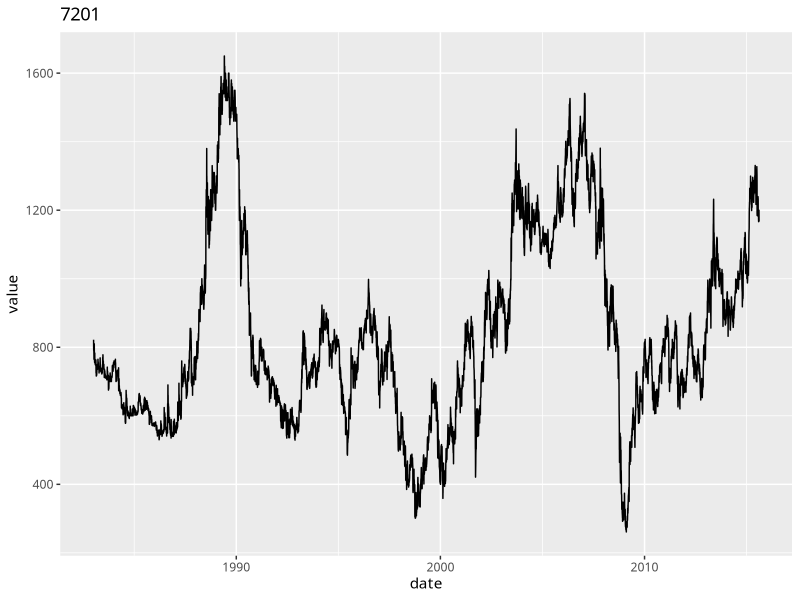
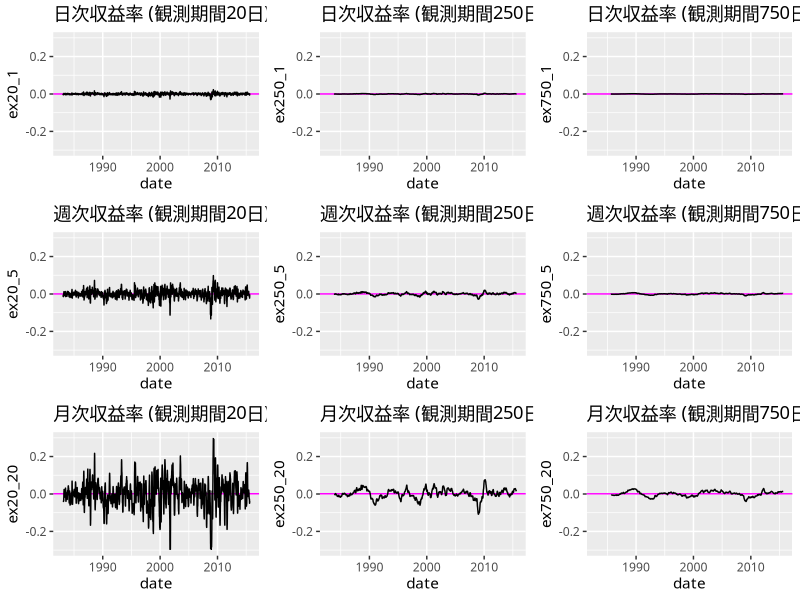
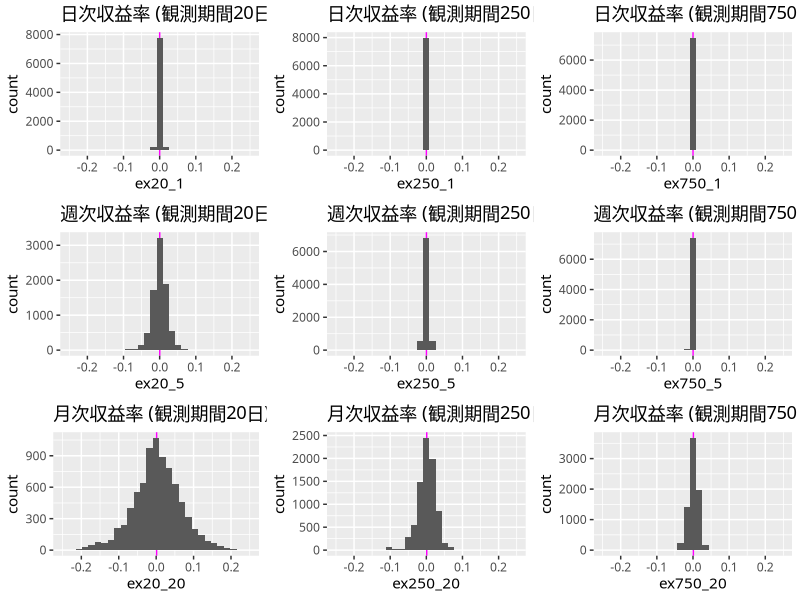
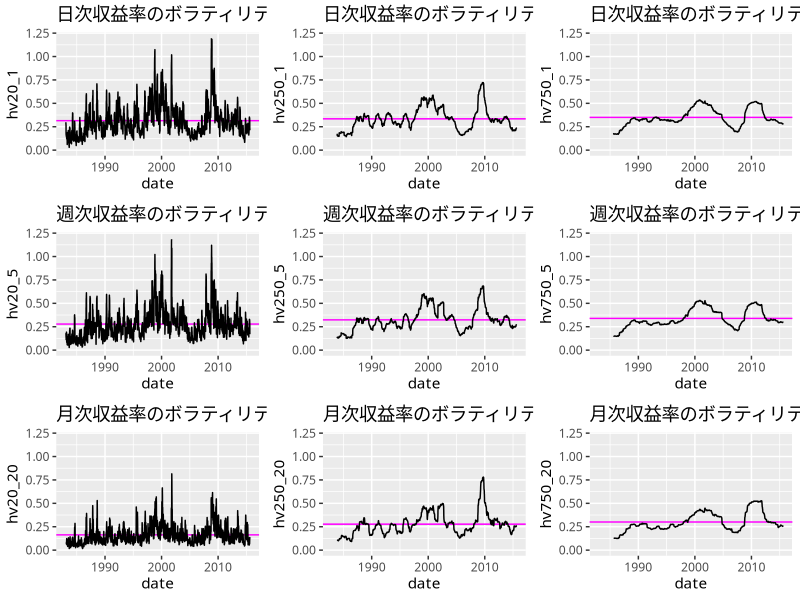
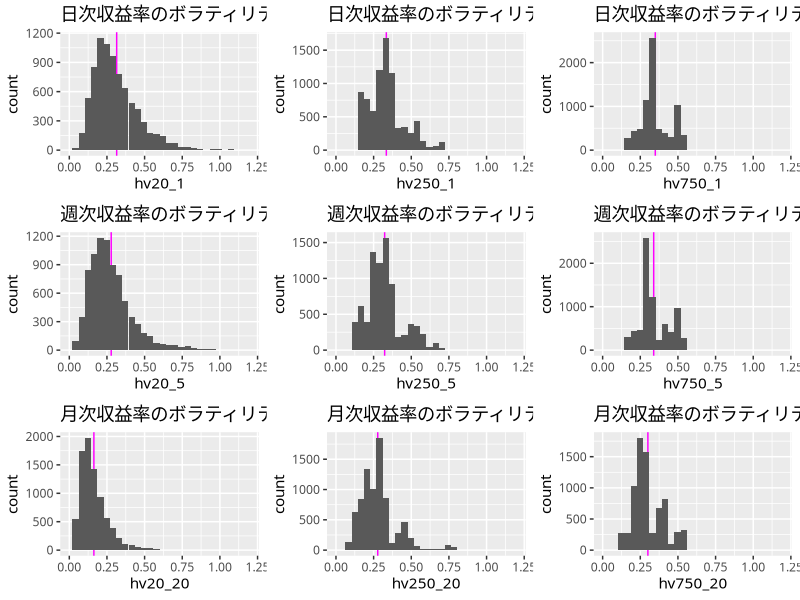
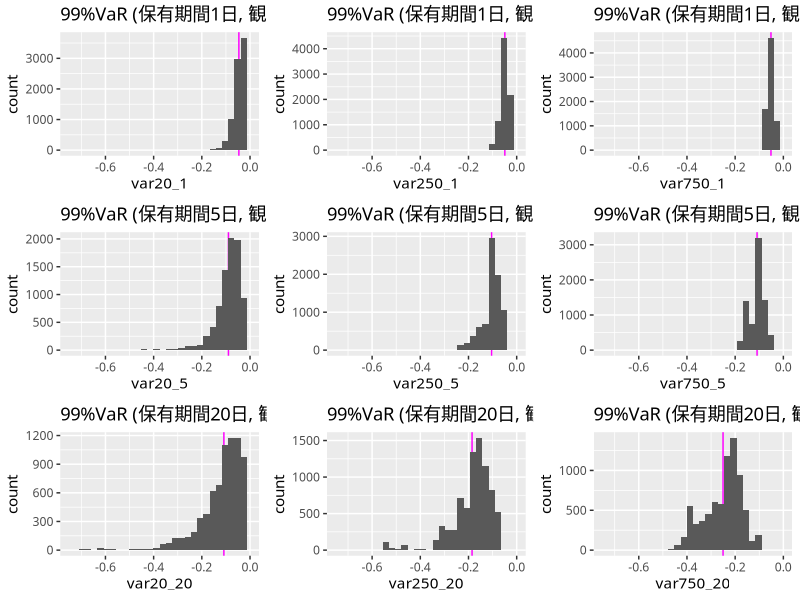

Recreate these plots in R, in order.
require(dplyr)
require(ggplot2)
require(ggfortify)
require(data.table)
require(xts)

theme_set(theme_gray(base_family="HiraMaruProN-W4"))

frame_files <- lapply(sys.frames(), function(x) x$ofile)
frame_files <- Filter(Negate(is.null), frame_files)
setwd(dirname(frame_files[[length(frame_files)]]))

analyze_financial_data <- function(data, func, window, interval){

  if( class(data)[1] == "xts" ){
      data <- as.numeric(data)
  }

  start <- interval + 1
  end <- length(data)
  return_ratio <- rep(NA, 1)

  for(i in start:end){
     # 対数収益率
     return_ratio <- append(return_ratio, log(data[i] / data[i-interval]))
  }

  # Moving Window
  result <- rollapply(return_ratio, window+1, func)

  padding_size <- length(data) - length(result)
  for(i in 1:padding_size){
      result <- c(NA, result)
  }
  return(result)
}

raw <- data.frame(fread("data/7201.T.csv", header = T))
data <- data.frame(date = as.Date(raw$日付), value = raw$終値) %>% arrange(date)
data.xts <- as.xts(read.zoo(data))

# 終値
p <- ggplot(data, aes(x = date, y = value)) + labs(title = "7201") + geom_line()
p

# 日次収益率
data$ex20_1 <- analyze_financial_data(data.xts, mean, 20, 1)
data$ex250_1 <- analyze_financial_data(data.xts, mean, 250, 1)
data$ex750_1 <- analyze_financial_data(data.xts, mean, 750, 1)

# 週次収益率
data$ex20_5 <- analyze_financial_data(data.xts, mean, 20, 5)
data$ex250_5 <- analyze_financial_data(data.xts, mean, 250, 5)
data$ex750_5 <- analyze_financial_data(data.xts, mean, 750, 5)

# 月次収益率
data$ex20_20 <- analyze_financial_data(data.xts, mean, 20, 20)
data$ex250_20 <- analyze_financial_data(data.xts, mean, 250, 20)
data$ex750_20 <- analyze_financial_data(data.xts, mean, 750, 20)

# 収益率 - Line
p1 <- ggplot(data, aes(x = date, y = ex20_1)) + labs(title = "日次収益率 (観測期間20日)") +
    geom_hline(aes(yintercept = mean(data$ex20_1, na.rm=TRUE)), colour = "magenta")
p2 <- ggplot(data, aes(x = date, y = ex250_1)) + labs(title = "日次収益率 (観測期間250日)") +
    geom_hline(aes(yintercept = mean(data$ex250_1, na.rm=TRUE)), colour = "magenta")
p3 <- ggplot(data, aes(x = date, y = ex750_1)) + labs(title = "日次収益率 (観測期間750日)") +
    geom_hline(aes(yintercept = mean(data$ex750_1, na.rm=TRUE)), colour = "magenta")

p4 <- ggplot(data, aes(x = date, y = ex20_5)) + labs(title = "週次収益率 (観測期間20日)") +
    geom_hline(aes(yintercept = mean(data$ex20_5, na.rm=TRUE)), colour = "magenta")
p5 <- ggplot(data, aes(x = date, y = ex250_5)) + labs(title = "週次収益率 (観測期間250日)") +
    geom_hline(aes(yintercept = mean(data$ex250_5, na.rm=TRUE)), colour = "magenta")
p6 <- ggplot(data, aes(x = date, y = ex750_5)) + labs(title = "週次収益率 (観測期間750日)") +
    geom_hline(aes(yintercept = mean(data$ex750_5, na.rm=TRUE)), colour = "magenta")

p7 <- ggplot(data, aes(x = date, y = ex20_20)) + labs(title = "月次収益率 (観測期間20日)") +
    geom_hline(aes(yintercept = mean(data$ex20_20, na.rm=TRUE)), colour = "magenta")
p8 <- ggplot(data, aes(x = date, y = ex250_20)) + labs(title = "月次収益率 (観測期間250日)") +
    geom_hline(aes(yintercept = mean(data$ex250_20, na.rm=TRUE)), colour = "magenta")
p9 <- ggplot(data, aes(x = date, y = ex750_20)) + labs(title = "月次収益率 (観測期間750日)") +
    geom_hline(aes(yintercept = mean(data$ex750_20, na.rm=TRUE)), colour = "magenta")

p <- new('ggmultiplot', plots=list(p1, p2, p3, p4, p5, p6, p7, p8, p9), ncol=3)
p[1:9] <- p[1:9] + geom_line() + ylim(-0.3, 0.3)
p

# 収益率 - Histgram
p1 <- ggplot(data, aes(x = ex20_1)) + labs(title = "日次収益率 (観測期間20日)") +
    geom_vline(aes(xintercept = mean(data$ex20_1, na.rm=TRUE)), colour = "magenta")
p2 <- ggplot(data, aes(x = ex250_1)) + labs(title = "日次収益率 (観測期間250日)") +
    geom_vline(aes(xintercept = mean(data$ex250_1, na.rm=TRUE)), colour = "magenta")
p3 <- ggplot(data, aes(x = ex750_1)) + labs(title = "日次収益率 (観測期間750日)") +
    geom_vline(aes(xintercept = mean(data$ex750_1, na.rm=TRUE)), colour = "magenta")

p4 <- ggplot(data, aes(x = ex20_5)) + labs(title = "週次収益率 (観測期間20日)") +
    geom_vline(aes(xintercept = mean(data$ex20_5, na.rm=TRUE)), colour = "magenta")
p5 <- ggplot(data, aes(x = ex250_5)) + labs(title = "週次収益率 (観測期間250日)") +
    geom_vline(aes(xintercept = mean(data$ex250_5, na.rm=TRUE)), colour = "magenta")
p6 <- ggplot(data, aes(x = ex750_5)) + labs(title = "週次収益率 (観測期間750日)") +
    geom_vline(aes(xintercept = mean(data$ex750_5, na.rm=TRUE)), colour = "magenta")

p7 <- ggplot(data, aes(x = ex20_20)) + labs(title = "月次収益率 (観測期間20日)") +
    geom_vline(aes(xintercept = mean(data$ex20_20, na.rm=TRUE)), colour = "magenta")
p8 <- ggplot(data, aes(x = ex250_20)) + labs(title = "月次収益率 (観測期間250日)") +
    geom_vline(aes(xintercept = mean(data$ex250_20, na.rm=TRUE)), colour = "magenta")
p9 <- ggplot(data, aes(x = ex750_20)) + labs(title = "月次収益率 (観測期間750日)") +
    geom_vline(aes(xintercept = mean(data$ex750_20, na.rm=TRUE)), colour = "magenta")

p <- new('ggmultiplot', plots=list(p1, p2, p3, p4, p5, p6, p7, p8, p9), ncol=3)
p[1:9] <- p[1:9] + geom_histogram(position = "identity") + xlim(-0.25, 0.25)
p


# 日次収益率のボラティリティ
data$hv20_1 <- analyze_financial_data(data.xts, sd, 20, 1) * sqrt(250)
data$hv250_1 <- analyze_financial_data(data.xts, sd, 250, 1) * sqrt(250)
data$hv750_1 <- analyze_financial_data(data.xts, sd, 750, 1) * sqrt(250)

# 週次収益率のボラティリティ
data$hv20_5 <- analyze_financial_data(data.xts, sd, 20, 5) * sqrt(52)
data$hv250_5 <- analyze_financial_data(data.xts, sd, 250, 5) * sqrt(52)
data$hv750_5 <- analyze_financial_data(data.xts, sd, 750, 5) * sqrt(52)

# 月次収益率のボラティリティ
data$hv20_20 <- analyze_financial_data(data.xts, sd, 20, 20) * sqrt(12)
data$hv250_20 <- analyze_financial_data(data.xts, sd, 250, 20) * sqrt(12)
data$hv750_20 <- analyze_financial_data(data.xts, sd, 750, 20) * sqrt(12)

# ボラティリティ - Line
p1 <- ggplot(data, aes(x = date, y = hv20_1)) + labs(title = "日次収益率のボラティリティ (観測期間20日)") +
    geom_hline(aes(yintercept = mean(data$hv20_1, na.rm=TRUE)), colour = "magenta")
p2 <- ggplot(data, aes(x = date, y = hv250_1)) + labs(title = "日次収益率のボラティリティ (観測期間250日)") +
    geom_hline(aes(yintercept = mean(data$hv250_1, na.rm=TRUE)), colour = "magenta")
p3 <- ggplot(data, aes(x = date, y = hv750_1)) + labs(title = "日次収益率のボラティリティ (観測期間750日)") +
    geom_hline(aes(yintercept = mean(data$hv750_1, na.rm=TRUE)), colour = "magenta")

p4 <- ggplot(data, aes(x = date, y = hv20_5)) + labs(title = "週次収益率のボラティリティ (観測期間20日)") +
    geom_hline(aes(yintercept = mean(data$hv20_5, na.rm=TRUE)), colour = "magenta")
p5 <- ggplot(data, aes(x = date, y = hv250_5)) + labs(title = "週次収益率のボラティリティ (観測期間250日)") +
    geom_hline(aes(yintercept = mean(data$hv250_5, na.rm=TRUE)), colour = "magenta")
p6 <- ggplot(data, aes(x = date, y = hv750_5)) + labs(title = "週次収益率のボラティリティ (観測期間750日)") +
    geom_hline(aes(yintercept = mean(data$hv750_5, na.rm=TRUE)), colour = "magenta")

p7 <- ggplot(data, aes(x = date, y = hv20_20)) + labs(title = "月次収益率のボラティリティ (観測期間20日)") +
    geom_hline(aes(yintercept = mean(data$hv20_20, na.rm=TRUE)), colour = "magenta")
p8 <- ggplot(data, aes(x = date, y = hv250_20)) + labs(title = "月次収益率のボラティリティ (観測期間250日)") +
    geom_hline(aes(yintercept = mean(data$hv250_20, na.rm=TRUE)), colour = "magenta")
p9 <- ggplot(data, aes(x = date, y = hv750_20)) + labs(title = "月次収益率のボラティリティ (観測期間750日)") +
    geom_hline(aes(yintercept = mean(data$hv750_20, na.rm=TRUE)), colour = "magenta")

p <- new('ggmultiplot', plots=list(p1, p2, p3, p4, p5, p6, p7, p8, p9), ncol=3)
p[1:9] <- p[1:9] + geom_line() + ylim(0, 1.2)
p

# ボラティリティ - Histgram
p1 <- ggplot(data, aes(x = hv20_1)) + labs(title = "日次収益率のボラティリティ (観測期間20日)") +
    geom_vline(aes(xintercept = mean(data$hv20_1, na.rm=TRUE)), colour = "magenta")
p2 <- ggplot(data, aes(x = hv250_1)) + labs(title = "日次収益率のボラティリティ (観測期間250日)") +
    geom_vline(aes(xintercept = mean(data$hv250_1, na.rm=TRUE)), colour = "magenta")
p3 <- ggplot(data, aes(x = hv750_1)) + labs(title = "日次収益率のボラティリティ (観測期間750日)") +
    geom_vline(aes(xintercept = mean(data$hv750_1, na.rm=TRUE)), colour = "magenta")

p4 <- ggplot(data, aes(x = hv20_5)) + labs(title = "週次収益率のボラティリティ (観測期間20日)") +
    geom_vline(aes(xintercept = mean(data$hv20_5, na.rm=TRUE)), colour = "magenta")
p5 <- ggplot(data, aes(x = hv250_5)) + labs(title = "週次収益率のボラティリティ (観測期間250日)") +
    geom_vline(aes(xintercept = mean(data$hv250_5, na.rm=TRUE)), colour = "magenta")
p6 <- ggplot(data, aes(x = hv750_5)) + labs(title = "週次収益率のボラティリティ (観測期間750日)") +
    geom_vline(aes(xintercept = mean(data$hv750_5, na.rm=TRUE)), colour = "magenta")

p7 <- ggplot(data, aes(x = hv20_20)) + labs(title = "月次収益率のボラティリティ (観測期間20日)") +
    geom_vline(aes(xintercept = mean(data$hv20_20, na.rm=TRUE)), colour = "magenta")
p8 <- ggplot(data, aes(x = hv250_20)) + labs(title = "月次収益率のボラティリティ (観測期間250日)") +
    geom_vline(aes(xintercept = mean(data$hv250_20, na.rm=TRUE)), colour = "magenta")
p9 <- ggplot(data, aes(x = hv750_20)) + labs(title = "月次収益率のボラティリティ (観測期間750日)") +
    geom_vline(aes(xintercept = mean(data$hv750_20, na.rm=TRUE)), colour = "magenta")

p <- new('ggmultiplot', plots=list(p1, p2, p3, p4, p5, p6, p7, p8, p9), ncol=3)
p[1:9] <- p[1:9] + geom_histogram(position = "identity") + xlim(0, 1.2)
p


colnames(data)
# [1] "date"      "value"     "ex20_1"    "ex250_1"   "ex750_1"   "ex20_5"    "ex250_5"
# [8] "ex750_5"   "ex20_20"   "ex250_20"  "ex750_20"  "hv20_1"    "hv250_1"   "hv750_1"
# [15] "hv20_5"    "hv250_5"   "hv750_5"   "hv20_20"   "hv250_20"  "hv750_20"

# VaR (Value at Risk) - 分散共分散法 (デルタ法)
data$var20_1 <- apply(data, 1, function(x) qnorm(0.01, as.numeric(x[3]), as.numeric(x[12]) * 1/sqrt(250)))
data$var250_1 <- apply(data, 1, function(x) qnorm(0.01, as.numeric(x[4]), as.numeric(x[13]) * 1/sqrt(250)))
data$var750_1 <- apply(data, 1, function(x) qnorm(0.01, as.numeric(x[5]), as.numeric(x[14]) * 1/sqrt(250)))

data$var20_5 <- apply(data, 1, function(x) qnorm(0.01, as.numeric(x[6]), as.numeric(x[15]) * 1/sqrt(52)))
data$var250_5 <- apply(data, 1, function(x) qnorm(0.01, as.numeric(x[7]), as.numeric(x[16]) * 1/sqrt(52)))
data$var750_5 <- apply(data, 1, function(x) qnorm(0.01, as.numeric(x[8]), as.numeric(x[17]) * 1/sqrt(52)))

data$var20_20 <- apply(data, 1, function(x) qnorm(0.01, as.numeric(x[9]), as.numeric(x[18]) * 1/sqrt(12)))
data$var250_20 <- apply(data, 1, function(x) qnorm(0.01, as.numeric(x[10]), as.numeric(x[19]) * 1/sqrt(12)))
data$var750_20 <- apply(data, 1, function(x) qnorm(0.01, as.numeric(x[21]), as.numeric(x[20]) * 1/sqrt(12)))

# VaR - Histgram
p1 <- ggplot(data, aes(x = var20_1)) + labs(title = "99%VaR (保有期間1日, 観測期間20日)") +
    geom_vline(aes(xintercept = mean(data$var20_1, na.rm=TRUE)), colour = "magenta")
p2 <- ggplot(data, aes(x = var250_1)) + labs(title = "99%VaR (保有期間1日, 観測期間250日)") +
    geom_vline(aes(xintercept = mean(data$var250_1, na.rm=TRUE)), colour = "magenta")
p3 <- ggplot(data, aes(x = var750_1)) + labs(title = "99%VaR (保有期間1日, 観測期間750日)") +
    geom_vline(aes(xintercept = mean(data$var750_1, na.rm=TRUE)), colour = "magenta")

p4 <- ggplot(data, aes(x = var20_5)) + labs(title = "99%VaR (保有期間5日, 観測期間20日)") +
    geom_vline(aes(xintercept = mean(data$var20_5, na.rm=TRUE)), colour = "magenta")
p5 <- ggplot(data, aes(x = var250_5)) + labs(title = "99%VaR (保有期間5日, 観測期間250日)") +
    geom_vline(aes(xintercept = mean(data$var250_5, na.rm=TRUE)), colour = "magenta")
p6 <- ggplot(data, aes(x = var750_5)) + labs(title = "99%VaR (保有期間5日, 観測期間750日)") +
    geom_vline(aes(xintercept = mean(data$var750_5, na.rm=TRUE)), colour = "magenta")

p7 <- ggplot(data, aes(x = var20_20)) + labs(title = "99%VaR (保有期間20日, 観測期間20日)") +
    geom_vline(aes(xintercept = mean(data$var20_20, na.rm=TRUE)), colour = "magenta")
p8 <- ggplot(data, aes(x = var250_20)) + labs(title = "99%VaR (保有期間20日, 観測期間250日)") +
    geom_vline(aes(xintercept = mean(data$var250_20, na.rm=TRUE)), colour = "magenta")
p9 <- ggplot(data, aes(x = var750_20)) + labs(title = "99%VaR (保有期間20日, 観測期間750日)") +
    geom_vline(aes(xintercept = mean(data$var750_20, na.rm=TRUE)), colour = "magenta")

p <- new('ggmultiplot', plots=list(p1, p2, p3, p4, p5, p6, p7, p8, p9), ncol=3)
p[1:9] <- p[1:9] + geom_histogram(position = "identity") + xlim(-0.75, 0)
p

# Var (Value at Risk) - 分散共分散法 (100万円投資した場合)
mean(data$var750_1, na.rm = TRUE) * 1000000
mean(data$var750_5, na.rm = TRUE) * 1000000
mean(data$var750_20, na.rm = TRUE) * 1000000

# Var (Value at Risk) - ヒストリカル法 (100万円投資した場合)
unname(quantile(data$ex750_1, probs = seq(0.01, 1, 0.33), na.rm = TRUE))[1] * 1000000
unname(quantile(data$ex750_5, probs = seq(0.01, 1, 0.33), na.rm = TRUE))[1] * 1000000
unname(quantile(data$ex750_20, probs = seq(0.01, 1, 0.33), na.rm = TRUE))[1] * 1000000
